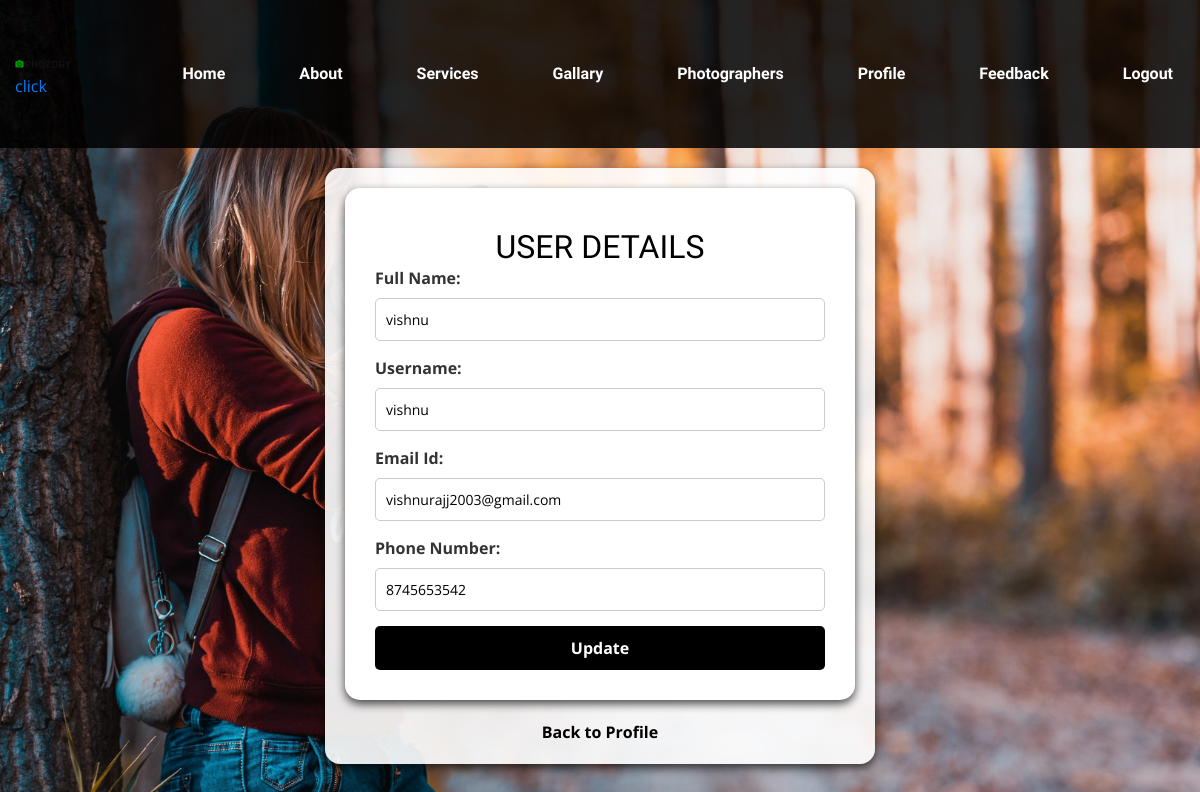
Screenshot of /update_userprofile/ (signed in) with the database file from the repository.
### app1/models.py (models this page shows, shortened)
class user_registration(models.Model):
    fullname = models.CharField(max_length=30)
    email = models.EmailField()
    phonenumber = models.IntegerField()
    username = models.CharField(max_length=30)
    password = models.CharField(max_length=10)             # user registration
    is_accepted = models.BooleanField(default=False)

### app1/views.py (the view, shortened to what this page needs)
# urls.py: path('update_userprofile/', views.update_userprofile),
def update_userprofile(request):
    username = request.session.get('username')
    if not username:
        messages.error(request, "You must be logged in to update your profile.")
        return redirect('login_view')  # Redirect to the login page
    user = user_registration.objects.get(username=username)
    return render(request, 'update_userprofile.html', {'user': user})

### template/update_userprofile.html (shortened to what this page needs)
<!DOCTYPE html>
<html lang="en">
<head>
    {% load static %}
    <link rel="stylesheet" href="{% static 'css/bootstrap.min.css' %}" type="text/css">
    <link rel="stylesheet" href="{% static 'css/font-awesome.min.css' %}" type="text/css">
    <link rel="stylesheet" href="{% static 'css/elegant-icons.css' %}" type="text/css">
    <link rel="stylesheet" href="{% static 'css/owl.carousel.min.css' %}" type="text/css">
    <link rel="stylesheet" href="{% static 'css/magnific-popup.css' %}" type="text/css">
    <link rel="stylesheet" href="{% static 'css/slicknav.min.css' %}" type="text/css">
    <link rel="stylesheet" href="{% static 'css/style.css' %}" type="text/css">
</head>
<body>
    <header class="header-section">
        <div class="container-fluid">
            <div class="row">
                <div class="col-lg-12 d-flex align-items-center">
                    <div class="logo">
                        <a href="./index.html">
                            <img src="{% static 'img/logo.png' %}" alt="Logo">click
                        </a>
                    </div>
                    <nav class="nav-menu">
                        <ul class="d-flex">
                            <li><a href="../user_dashboard">Home</a></li>
                        <li><a href="../about">About</a></li>
                        <li><a href="../service">Services</a></li>
                        <li> <a href="{% url 'all_photographers_images' %}">gallary</a></li>
                        <li><a href="../show_photographer">Photographers</a></li>
                        <li><a href="../user_profile/">Profile</a></li>
                        <li> <a class="nav-link" href="{% url 'submit_feedback' %}">Feedback</a></li>
                        <li><a href="../logout">Logout</a></li>
                        </ul>
                    </nav>
                </div>
            </div>
        </div>
    </header>
    <main>
        <form action="" method="post" enctype="multipart/form-data">
            <div class="heading-box">
                <h1>USER DETAILS</h1>
            </div>
            <label for="fullname">Full Name:</label>
            <input type="text" id="fullname" name="fullname" value="{{ user.fullname }}" required>
            <label for="username">Username:</label>
            <input type="text" id="username" name="username" value="{{ user.username }}" required>
            <label for="email">Email Id:</label>
            <input type="email" id="email" name="email" value="{{ user.email }}" required>
            <label for="phn">Phone Number:</label>
            <input type="number" id="phn" name="phn" value="{{ user.phonenumber }}" required>
            <button type="submit">Update</button>
        </form>
        <div class="container">
            <a href="../user_profile">Back to Profile</a>
        </div>
    </main>
</body>
</html>

### static/css/style.css (style rules this page uses)
html, body { height: 100%; font-family: "Open Sans", sans-serif; -webkit-font-smoothing: antialiased; font-smoothing: antialiased; }
h1, h2, h3, h4, h5, h6 { margin: 0; color: #111111; font-weight: 400; font-family: "Quantico", sans-serif; }
h1 { font-size: 70px; }
img { max-width: 100%; }
ul, ol { padding: 0; margin: 0; }
.logo { float: left; padding: 30px 0; margin-right: 80px; }
.logo a { display: inline-block; }
.nav-menu { float: left; }
.header-section { background-color: black; color: white; }
.header-section .nav-menu ul li a { color: white; }
.nav-menu ul li { list-style: none; display: inline-block; margin-right: 30px; position: relative; }
.nav-menu ul li:last-child { margin-right: 0; }
.nav-menu ul li a { font-size: 16px; font-weight: 700; text-transform: uppercase; color:white; display: block; padding: 32px 8px 30px; position: relative; font-family: "Quantico", sans-serif; }
.nav-menu ul li a:after { position: absolute; left: 0; bottom: 0; height: 3px; width: 100%; background: #009603; content: ""; opacity: 0; -webkit-transition: all 0.3s; -o-transition: all 0.3s; transition: all 0.3s; }
@media only screen and (min-width: 1200px) { .container { max-width: 1170px; } }

### rows the page displays
user_registration: fullname "vishnu", username "vishnu", email "vishnurajj2003@gmail.com", phn "8745653542"
